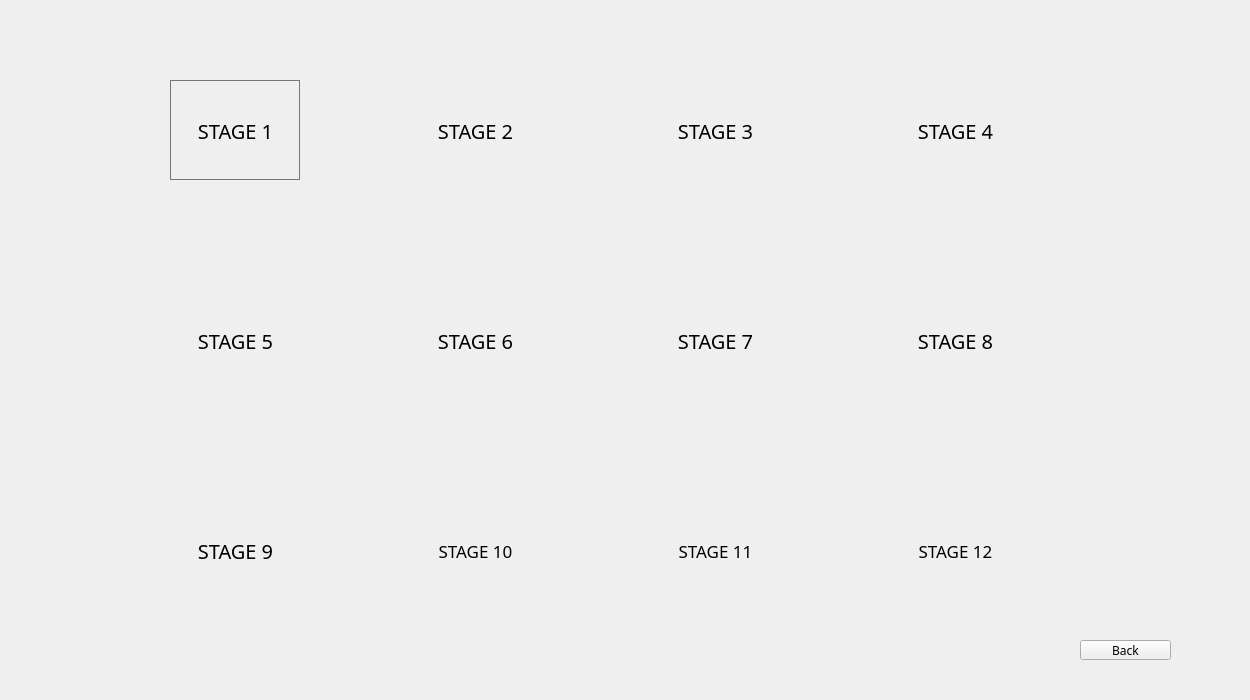
<?xml version="1.0" encoding="UTF-8"?>
<ui version="4.0">
 <class>Settings</class>
 <widget class="QDialog" name="Settings">
  <property name="geometry">
   <rect>
    <x>0</x>
    <y>0</y>
    <width>1250</width>
    <height>700</height>
   </rect>
  </property>
  <property name="minimumSize">
   <size>
    <width>1250</width>
    <height>700</height>
   </size>
  </property>
  <property name="maximumSize">
   <size>
    <width>1250</width>
    <height>700</height>
   </size>
  </property>
  <property name="font">
   <font>
    <pointsize>9</pointsize>
   </font>
  </property>
  <property name="windowTitle">
   <string>Dialog</string>
  </property>
  <widget class="QPushButton" name="stage1">
   <property name="geometry">
    <rect>
     <x>170</x>
     <y>80</y>
     <width>131</width>
     <height>101</height>
    </rect>
   </property>
   <property name="font">
    <font>
     <family>Algerian</family>
     <pointsize>15</pointsize>
    </font>
   </property>
   <property name="cursor">
    <cursorShape>PointingHandCursor</cursorShape>
   </property>
   <property name="autoFillBackground">
    <bool>false</bool>
   </property>
   <property name="styleSheet">
    <string notr="true">background-color:qradialgradient(spread:reflect, cx:0.5, cy:0.5, radius:0.5, fx:0.5, fy:0.5, stop:0 rgba(85, 255, 234, 255), stop:1 rgba(255, 255, 255, 255))</string>
   </property>
   <property name="text">
    <string>STAGE 1</string>
   </property>
   <property name="flat">
    <bool>true</bool>
   </property>
  </widget>
  <widget class="QPushButton" name="stage2">
   <property name="geometry">
    <rect>
     <x>410</x>
     <y>80</y>
     <width>131</width>
     <height>101</height>
    </rect>
   </property>
   <property name="font">
    <font>
     <family>Algerian</family>
     <pointsize>15</pointsize>
    </font>
   </property>
   <property name="cursor">
    <cursorShape>PointingHandCursor</cursorShape>
   </property>
   <property name="text">
    <string>STAGE 2</string>
   </property>
   <property name="flat">
    <bool>true</bool>
   </property>
  </widget>
  <widget class="QPushButton" name="stage3">
   <property name="geometry">
    <rect>
     <x>650</x>
     <y>80</y>
     <width>131</width>
     <height>101</height>
    </rect>
   </property>
   <property name="font">
    <font>
     <family>Algerian</family>
     <pointsize>15</pointsize>
    </font>
   </property>
   <property name="cursor">
    <cursorShape>PointingHandCursor</cursorShape>
   </property>
   <property name="text">
    <string>STAGE 3</string>
   </property>
   <property name="flat">
    <bool>true</bool>
   </property>
  </widget>
  <widget class="QPushButton" name="stage4">
   <property name="geometry">
    <rect>
     <x>890</x>
     <y>80</y>
     <width>131</width>
     <height>101</height>
    </rect>
   </property>
   <property name="font">
    <font>
     <family>Algerian</family>
     <pointsize>15</pointsize>
    </font>
   </property>
   <property name="cursor">
    <cursorShape>PointingHandCursor</cursorShape>
   </property>
   <property name="text">
    <string>STAGE 4</string>
   </property>
   <property name="flat">
    <bool>true</bool>
   </property>
  </widget>
  <widget class="QPushButton" name="stage5">
   <property name="geometry">
    <rect>
     <x>170</x>
     <y>290</y>
     <width>131</width>
     <height>101</height>
    </rect>
   </property>
   <property name="font">
    <font>
     <family>Algerian</family>
     <pointsize>15</pointsize>
    </font>
   </property>
   <property name="cursor">
    <cursorShape>PointingHandCursor</cursorShape>
   </property>
   <property name="text">
    <string>STAGE 5</string>
   </property>
   <property name="flat">
    <bool>true</bool>
   </property>
  </widget>
  <widget class="QPushButton" name="stage6">
   <property name="geometry">
    <rect>
     <x>410</x>
     <y>290</y>
     <width>131</width>
     <height>101</height>
    </rect>
   </property>
   <property name="font">
    <font>
     <family>Algerian</family>
     <pointsize>15</pointsize>
    </font>
   </property>
   <property name="cursor">
    <cursorShape>PointingHandCursor</cursorShape>
   </property>
   <property name="text">
    <string>STAGE 6</string>
   </property>
   <property name="flat">
    <bool>true</bool>
   </property>
  </widget>
  <widget class="QPushButton" name="stage7">
   <property name="geometry">
    <rect>
     <x>650</x>
     <y>290</y>
     <width>131</width>
     <height>101</height>
    </rect>
   </property>
   <property name="font">
    <font>
     <family>Algerian</family>
     <pointsize>15</pointsize>
    </font>
   </property>
   <property name="cursor">
    <cursorShape>PointingHandCursor</cursorShape>
   </property>
   <property name="text">
    <string>STAGE 7</string>
   </property>
   <property name="flat">
    <bool>true</bool>
   </property>
  </widget>
  <widget class="QPushButton" name="stage8">
   <property name="geometry">
    <rect>
     <x>890</x>
     <y>290</y>
     <width>131</width>
     <height>101</height>
    </rect>
   </property>
   <property name="font">
    <font>
     <family>Algerian</family>
     <pointsize>15</pointsize>
    </font>
   </property>
   <property name="cursor">
    <cursorShape>PointingHandCursor</cursorShape>
   </property>
   <property name="text">
    <string>STAGE 8</string>
   </property>
   <property name="flat">
    <bool>true</bool>
   </property>
  </widget>
  <widget class="QPushButton" name="stage9">
   <property name="geometry">
    <rect>
     <x>170</x>
     <y>500</y>
     <width>131</width>
     <height>101</height>
    </rect>
   </property>
   <property name="font">
    <font>
     <family>Algerian</family>
     <pointsize>15</pointsize>
    </font>
   </property>
   <property name="cursor">
    <cursorShape>PointingHandCursor</cursorShape>
   </property>
   <property name="text">
    <string>STAGE 9</string>
   </property>
   <property name="flat">
    <bool>true</bool>
   </property>
  </widget>
  <widget class="QPushButton" name="stage10">
   <property name="geometry">
    <rect>
     <x>410</x>
     <y>500</y>
     <width>131</width>
     <height>101</height>
    </rect>
   </property>
   <property name="font">
    <font>
     <family>Algerian</family>
     <pointsize>13</pointsize>
    </font>
   </property>
   <property name="cursor">
    <cursorShape>PointingHandCursor</cursorShape>
   </property>
   <property name="text">
    <string>STAGE 10</string>
   </property>
   <property name="flat">
    <bool>true</bool>
   </property>
  </widget>
  <widget class="QPushButton" name="stage11">
   <property name="geometry">
    <rect>
     <x>650</x>
     <y>500</y>
     <width>131</width>
     <height>101</height>
    </rect>
   </property>
   <property name="font">
    <font>
     <family>Algerian</family>
     <pointsize>13</pointsize>
    </font>
   </property>
   <property name="cursor">
    <cursorShape>PointingHandCursor</cursorShape>
   </property>
   <property name="text">
    <string>STAGE 11</string>
   </property>
   <property name="flat">
    <bool>true</bool>
   </property>
  </widget>
  <widget class="QPushButton" name="stage12">
   <property name="geometry">
    <rect>
     <x>890</x>
     <y>500</y>
     <width>131</width>
     <height>101</height>
    </rect>
   </property>
   <property name="font">
    <font>
     <family>Algerian</family>
     <pointsize>13</pointsize>
    </font>
   </property>
   <property name="cursor">
    <cursorShape>PointingHandCursor</cursorShape>
   </property>
   <property name="text">
    <string>STAGE 12</string>
   </property>
   <property name="flat">
    <bool>true</bool>
   </property>
  </widget>
  <widget class="QToolButton" name="backbutton">
   <property name="geometry">
    <rect>
     <x>1080</x>
     <y>640</y>
     <width>91</width>
     <height>20</height>
    </rect>
   </property>
   <property name="font">
    <font>
     <family>Broadway</family>
    </font>
   </property>
   <property name="cursor">
    <cursorShape>PointingHandCursor</cursorShape>
   </property>
   <property name="text">
    <string>Back</string>
   </property>
  </widget>
 </widget>
 <resources/>
 <connections/>
</ui>
